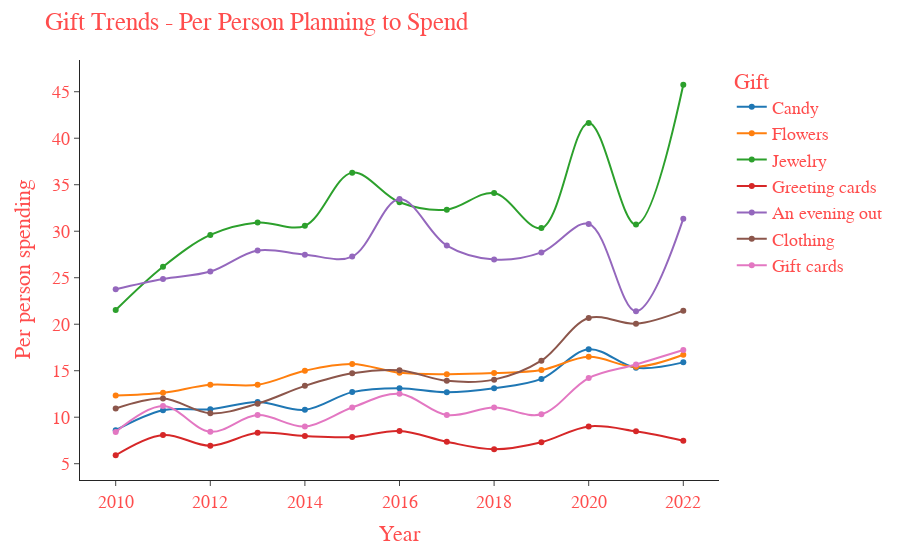

Notebook cell for this chart:
### Code cell
fig = px.line(hgtpps, x = "Year", y = list(hgtpps.columns[1 : ]),
              markers = True, line_shape = 'spline',
              labels={
                      "value": "Per person spending",
                      "variable": "Gift"
                     }
)

fig.update_layout(
    title = "Gift Trends - Per Person Planning to Spend",
    font=dict(
        family = font_family,
        size = 18,
        color = "#ff4d4d",
    )
)

fig.update_traces(
                  selector = dict(type=''),
                  marker = dict(size=6,
                              line = dict(width=2,
                                        color = 'darkred')),
                 )

fig.update_yaxes(type="linear")

fig.show()

### Figure 1 — Plotly figure (JSON) as saved in the notebook; plotly's stock layout.template omitted (floating-point values rounded to 4 significant figures)
{"data": [{"hovertemplate": "Gift=Candy<br>Year=%{x}<br>Per person spending=%{y}<extra></extra>", "legendgroup": "Candy", "line": {"color": "#1F77B4", "dash": "solid", "shape": "spline"}, "marker": {"symbol": "circle"}, "mode": "markers+lines", "name": "Candy", "orientation": "h", "showlegend": true, "type": "scatter", "x": [2010, 2011, 2012, 2013, 2014, 2015, 2016, 2017, 2018, 2019, 2020, 2021, 2022], "xaxis": "x", "y": ["8.60", "10.75", "10.85", "11.64", "10.80", "12.70", "13.11", "12.68", "13.12", "14.12", "17.30", "15.32", "15.90"], "yaxis": "y"}, {"hovertemplate": "Gift=Flowers<br>Year=%{x}<br>Per person spending=%{y}<extra></extra>", "legendgroup": "Flowers", "line": {"color": "#FF7F0E", "dash": "solid", "shape": "spline"}, "marker": {"symbol": "circle"}, "mode": "markers+lines", "name": "Flowers", "orientation": "h", "showlegend": true, "type": "scatter", "x": [2010, 2011, 2012, 2013, 2014, 2015, 2016, 2017, 2018, 2019, 2020, 2021, 2022], "xaxis": "x", "y": ["12.33", "12.62", "13.49", "13.48", "15.00", "15.72", "14.78", "14.63", "14.75", "15.07", "16.49", "15.42", "16.71"], "yaxis": "y"}, {"hovertemplate": "Gift=Jewelry<br>Year=%{x}<br>Per person spending=%{y}<extra></extra>", "legendgroup": "Jewelry", "line": {"color": "#2CA02C", "dash": "solid", "shape": "spline"}, "marker": {"symbol": "circle"}, "mode": "markers+lines", "name": "Jewelry", "orientation": "h", "showlegend": true, "type": "scatter", "x": [2010, 2011, 2012, 2013, 2014, 2015, 2016, 2017, 2018, 2019, 2020, 2021, 2022], "xaxis": "x", "y": ["21.52", "26.18", "29.60", "30.94", "30.58", "36.30", "33.11", "32.32", "34.10", "30.34", "41.65", "30.71", "45.75"], "yaxis": "y"}, {"hovertemplate": "Gift=Greeting cards<br>Year=%{x}<br>Per person spending=%{y}<extra></extra>", "legendgroup": "Greeting cards", "line": {"color": "#D62728", "dash": "solid", "shape": "spline"}, "marker": {"symbol": "circle"}, "mode": "markers+lines", "name": "Greeting cards", "orientation": "h", "showlegend": true, "type": "scatter", "x": [2010, 2011, 2012, 2013, 2014, 2015, 2016, 2017, 2018, 2019, 2020, 2021, 2022], "xaxis": "x", "y": ["5.91", "8.09", "6.93", "8.32", "7.97", "7.87", "8.52", "7.36", "6.55", "7.31", "9.01", "8.48", "7.47"], "yaxis": "y"}, {"hovertemplate": "Gift=An evening out<br>Year=%{x}<br>Per person spending=%{y}<extra></extra>", "legendgroup": "An evening out", "line": {"color": "#9467BD", "dash": "solid", "shape": "spline"}, "marker": {"symbol": "circle"}, "mode": "markers+lines", "name": "An evening out", "orientation": "h", "showlegend": true, "type": "scatter", "x": [2010, 2011, 2012, 2013, 2014, 2015, 2016, 2017, 2018, 2019, 2020, 2021, 2022], "xaxis": "x", "y": ["23.76", "24.86", "25.66", "27.93", "27.48", "27.27", "33.46", "28.46", "26.96", "27.72", "30.78", "21.39", "31.35"], "yaxis": "y"}, {"hovertemplate": "Gift=Clothing<br>Year=%{x}<br>Per person spending=%{y}<extra></extra>", "legendgroup": "Clothing", "line": {"color": "#8C564B", "dash": "solid", "shape": "spline"}, "marker": {"symbol": "circle"}, "mode": "markers+lines", "name": "Clothing", "orientation": "h", "showlegend": true, "type": "scatter", "x": [2010, 2011, 2012, 2013, 2014, 2015, 2016, 2017, 2018, 2019, 2020, 2021, 2022], "xaxis": "x", "y": ["10.93", "12.00", "10.42", "11.46", "13.37", "14.72", "15.05", "13.91", "14.04", "16.08", "20.67", "20.05", "21.46"], "yaxis": "y"}, {"hovertemplate": "Gift=Gift cards<br>Year=%{x}<br>Per person spending=%{y}<extra></extra>", "legendgroup": "Gift cards", "line": {"color": "#E377C2", "dash": "solid", "shape": "spline"}, "marker": {"symbol": "circle"}, "mode": "markers+lines", "name": "Gift cards", "orientation": "h", "showlegend": true, "type": "scatter", "x": [2010, 2011, 2012, 2013, 2014, 2015, 2016, 2017, 2018, 2019, 2020, 2021, 2022], "xaxis": "x", "y": ["8.42", "11.21", "8.43", "10.23", "9.00", "11.05", "12.52", "10.23", "11.04", "10.31", "14.21", "15.67", "17.22"], "yaxis": "y"}], "layout": {"font": {"color": "#ff4d4d", "family": "Verdana", "size": 18}, "legend": {"title": {"text": "Gift"}, "tracegroupgap": 0}, "margin": {"t": 60}, "title": {"text": "Gift Trends - Per Person Planning to Spend"}, "xaxis": {"anchor": "y", "domain": [0, 1], "title": {"text": "Year"}}, "yaxis": {"anchor": "x", "domain": [0, 1], "title": {"text": "Per person spending"}, "type": "linear"}}}
